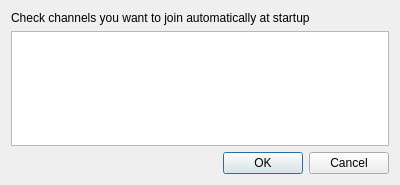
<?xml version="1.0" encoding="UTF-8"?>
<ui version="4.0">
 <class>ChannelsDialog</class>
 <widget class="QDialog" name="ChannelsDialog">
  <property name="geometry">
   <rect>
    <x>0</x>
    <y>0</y>
    <width>400</width>
    <height>185</height>
   </rect>
  </property>
  <property name="windowTitle">
   <string>Channels</string>
  </property>
  <layout class="QVBoxLayout" name="verticalLayout">
   <item>
    <widget class="QLabel" name="channelsLabel">
     <property name="text">
      <string>Check channels you want to join automatically at startup</string>
     </property>
     <property name="buddy">
      <cstring>channelsView</cstring>
     </property>
    </widget>
   </item>
   <item>
    <widget class="QListView" name="channelsView"/>
   </item>
   <item>
    <widget class="QDialogButtonBox" name="buttonBox">
     <property name="orientation">
      <enum>Qt::Horizontal</enum>
     </property>
     <property name="standardButtons">
      <set>QDialogButtonBox::Cancel|QDialogButtonBox::Ok</set>
     </property>
    </widget>
   </item>
  </layout>
 </widget>
 <resources/>
 <connections>
  <connection>
   <sender>buttonBox</sender>
   <signal>accepted()</signal>
   <receiver>ChannelsDialog</receiver>
   <slot>accept()</slot>
   <hints>
    <hint type="sourcelabel">
     <x>257</x>
     <y>175</y>
    </hint>
    <hint type="destinationlabel">
     <x>157</x>
     <y>274</y>
    </hint>
   </hints>
  </connection>
  <connection>
   <sender>buttonBox</sender>
   <signal>rejected()</signal>
   <receiver>ChannelsDialog</receiver>
   <slot>reject()</slot>
   <hints>
    <hint type="sourcelabel">
     <x>325</x>
     <y>175</y>
    </hint>
    <hint type="destinationlabel">
     <x>286</x>
     <y>274</y>
    </hint>
   </hints>
  </connection>
 </connections>
</ui>
